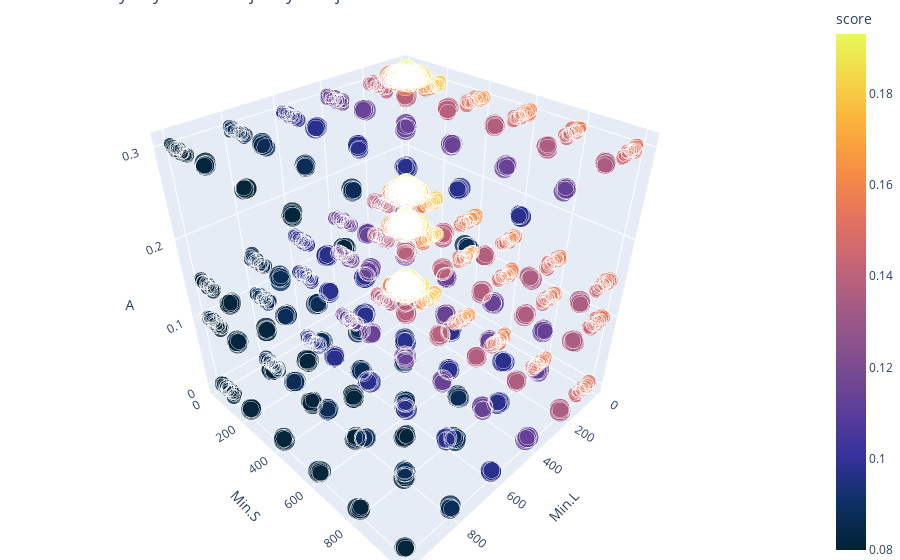

The code cell stored with this chart in its notebook:
### Code cell
scatter_3d_params(df, color_scale=None)

### Figure 1 — Plotly figure (JSON) as saved in the notebook; plotly's stock layout.template omitted (floating-point values rounded to 4 significant figures; data arrays with more than 128 entries replaced by an {"elided": "..."} marker saying what was removed)
{"data": [{"hoverinfo": "text", "marker": {"color": {"elided": "2500 float values"}, "colorbar": {"title": {"text": "score"}}, "colorscale": [[0, "rgb(3, 35, 51)"], [0.09091, "rgb(13, 48, 100)"], [0.1818, "rgb(53, 50, 155)"], [0.2727, "rgb(93, 62, 153)"], [0.3636, "rgb(126, 77, 143)"], [0.4545, "rgb(158, 89, 135)"], [0.5455, "rgb(193, 100, 121)"], [0.6364, "rgb(225, 113, 97)"], [0.7273, "rgb(246, 139, 69)"], [0.8182, "rgb(251, 173, 60)"], [0.9091, "rgb(246, 211, 70)"], [1, "rgb(231, 250, 90)"]], "opacity": 0.8, "size": {"elided": "2500 float values"}, "sizemode": "diameter"}, "mode": "markers", "text": {"elided": "2500 str values"}, "type": "scatter3d", "x": {"elided": "2500 float values"}, "y": {"elided": "2500 float values"}, "z": {"elided": "2500 float values"}}], "layout": {"margin": {"b": 0, "l": 0, "r": 0, "t": 0}, "scene": {"xaxis": {"title": {"text": "Min.L"}}, "yaxis": {"title": {"text": "Min.S"}}, "zaxis": {"title": {"text": "A"}}}, "title": {"text": "Parametry i wyniki walidacji krzyżowej"}}}
